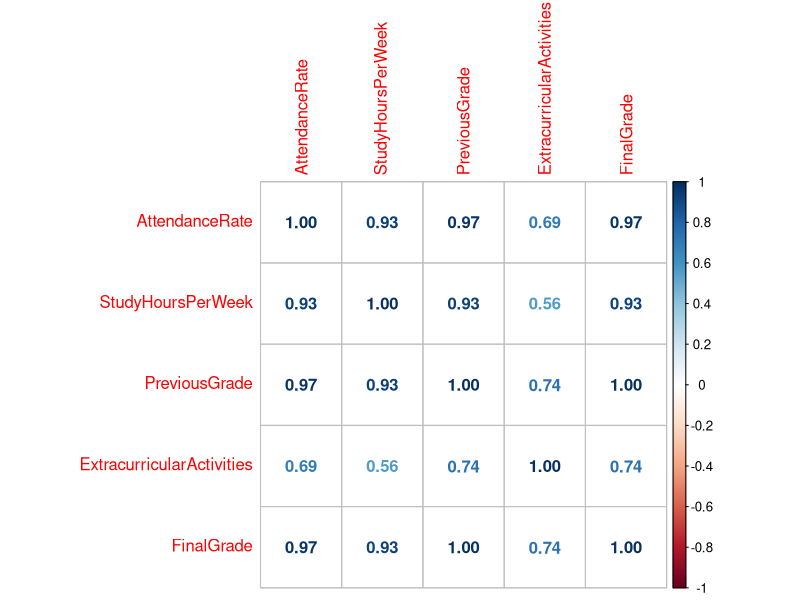
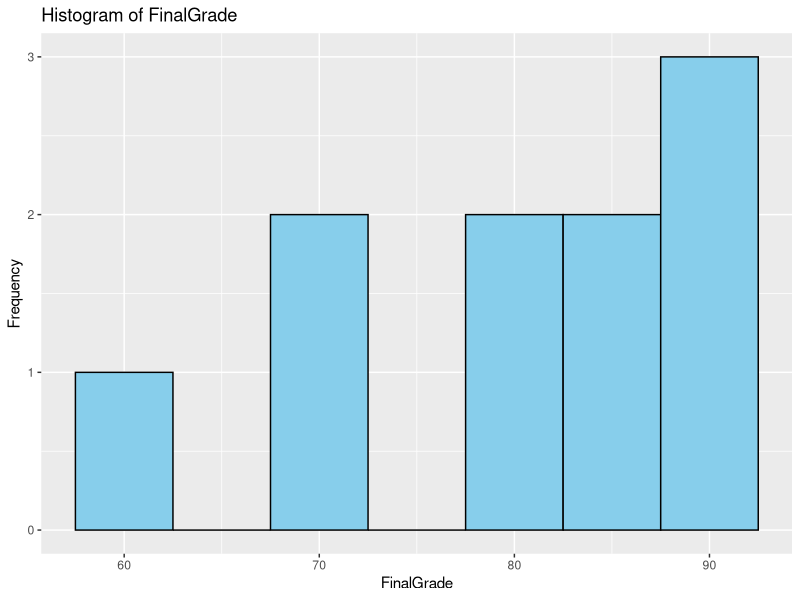
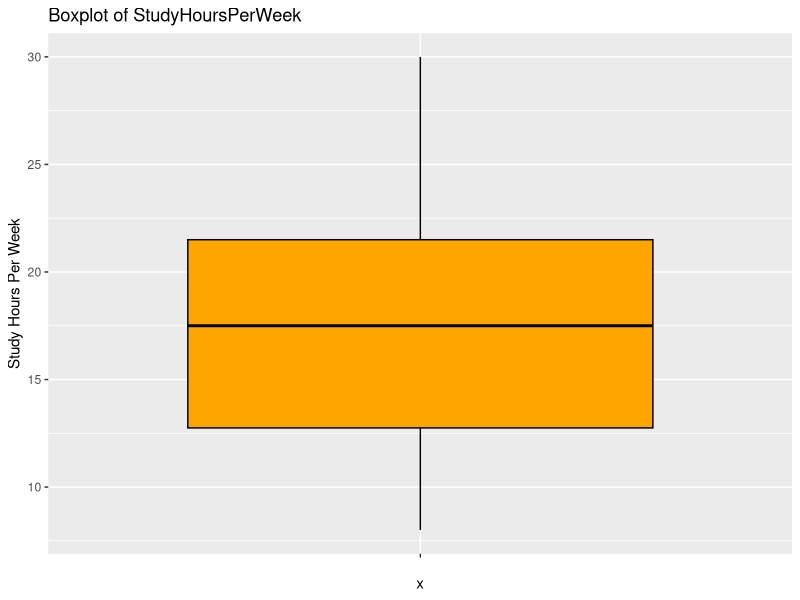
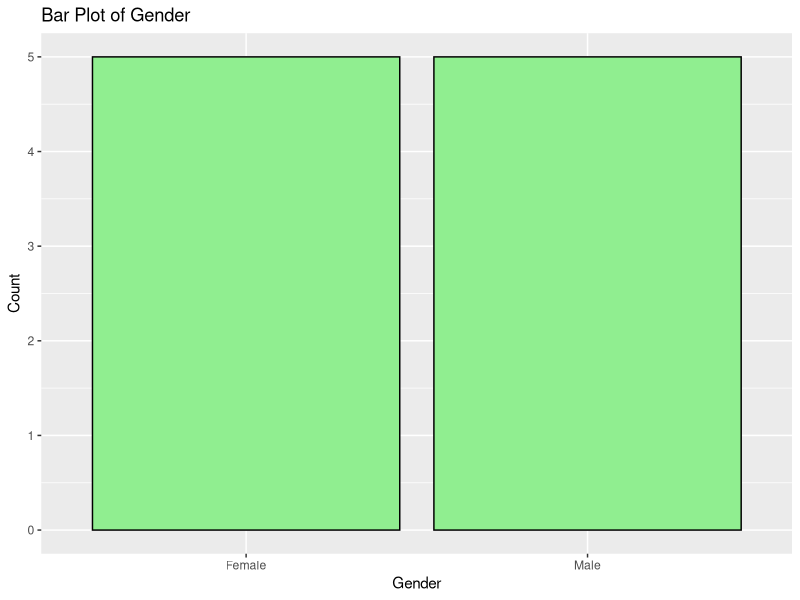
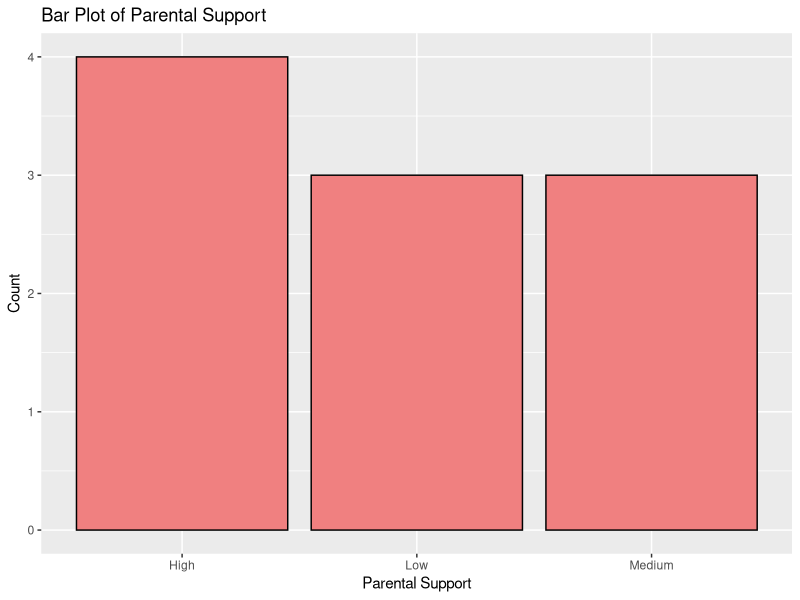
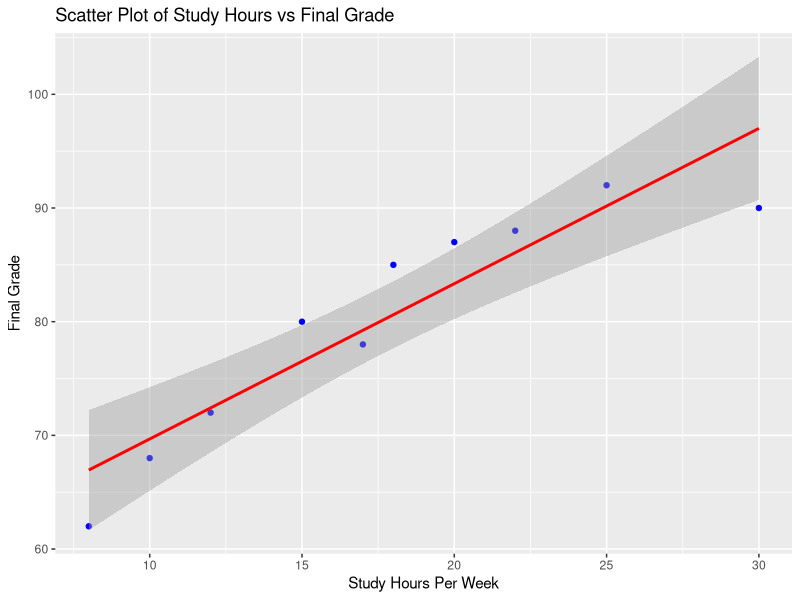
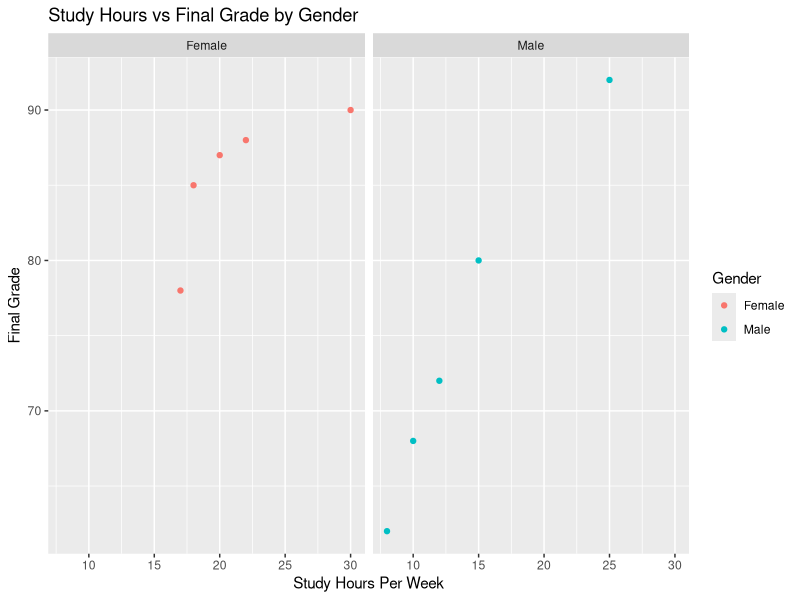
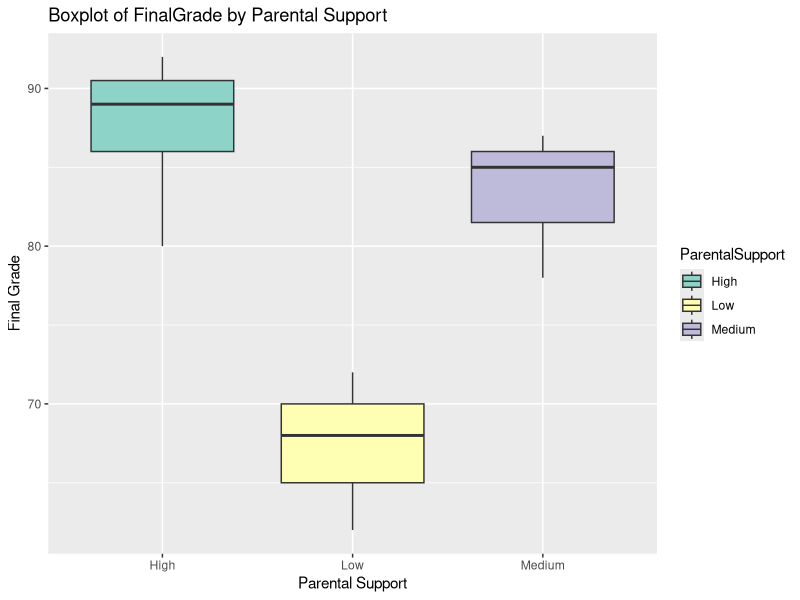

Recreate these plots in R, in order.
# Load dataset
StudentData <- read.csv("data/student_performance.csv", colClasses = c(
  Gender = "factor",
  AttendanceRate = "numeric",
  StudyHoursPerWeek = "numeric",
  PreviousGrade = "numeric",
  ExtracurricularActivities = "numeric",
  ParentalSupport = "factor",
  FinalGrade = "numeric"
))

# Preview structure and data
str(StudentData)
head(StudentData)
View(StudentData)

# Measures of Frequency
# Frequency of Gender
table(StudentData$Gender)

# Frequency of Parental Support levels
table(StudentData$ParentalSupport)

# Measures of Central Tendency
# Central Tendency: Mean & Median
mean(StudentData$AttendanceRate)
median(StudentData$AttendanceRate)

mean(StudentData$StudyHoursPerWeek)
median(StudentData$StudyHoursPerWeek)

mean(StudentData$FinalGrade)
median(StudentData$FinalGrade)

# Mode function (for categorical/factor or numeric variables)
get_mode <- function(v) {
  uniqv <- unique(v)
  uniqv[which.max(tabulate(match(v, uniqv)))]
}

get_mode(StudentData$ParentalSupport)
get_mode(StudentData$Gender)

# Measures of Distribution
# Standard Deviation
sd(StudentData$AttendanceRate)
sd(StudentData$StudyHoursPerWeek)
sd(StudentData$FinalGrade)

# Range
range(StudentData$AttendanceRate)
range(StudentData$StudyHoursPerWeek)
range(StudentData$FinalGrade)

# IQR (Interquartile Range)
IQR(StudentData$AttendanceRate)
IQR(StudentData$StudyHoursPerWeek)
IQR(StudentData$FinalGrade)

# Correlation matrix for numeric predictors and FinalGrade
numeric_vars <- StudentData[, sapply(StudentData, is.numeric)]
cor(numeric_vars)

# Visual correlation plot (optional)
# install.packages("corrplot") if needed
library(corrplot)
corrplot(cor(numeric_vars), method = "number")

# ANOVA to check if FinalGrade differs by Gender
anova_gender <- aov(FinalGrade ~ Gender, data = StudentData)
summary(anova_gender)

# ANOVA to check if FinalGrade differs by Parental Support
anova_parental_support <- aov(FinalGrade ~ ParentalSupport, data = StudentData)
summary(anova_parental_support)

# Post-hoc Tukey's HSD for ParentalSupport
tukey_result <- TukeyHSD(anova_parental_support)
summary(tukey_result)

# Post-hoc Tukey's HSD for Gender (optional, if needed)
tukey_gender <- TukeyHSD(anova_gender)
summary(tukey_gender)

# Load ggplot2 for plotting
library(ggplot2)

# Histogram for FinalGrade (continuous variable)
ggplot(StudentData, aes(x = FinalGrade)) +
  geom_histogram(binwidth = 5, fill = "skyblue", color = "black") +
  labs(title = "Histogram of FinalGrade", x = "FinalGrade", y = "Frequency")

# Boxplot for StudyHoursPerWeek (continuous variable)
ggplot(StudentData, aes(x = "", y = StudyHoursPerWeek)) +
  geom_boxplot(fill = "orange", color = "black") +
  labs(title = "Boxplot of StudyHoursPerWeek", y = "Study Hours Per Week")

# Bar plot for Gender (categorical variable)
ggplot(StudentData, aes(x = Gender)) +
  geom_bar(fill = "lightgreen", color = "black") +
  labs(title = "Bar Plot of Gender", x = "Gender", y = "Count")

# Bar plot for ParentalSupport (categorical variable)
ggplot(StudentData, aes(x = ParentalSupport)) +
  geom_bar(fill = "lightcoral", color = "black") +
  labs(title = "Bar Plot of Parental Support", x = "Parental Support", y = "Count")

# Scatter plot for StudyHoursPerWeek vs FinalGrade (continuous vs continuous)
ggplot(StudentData, aes(x = StudyHoursPerWeek, y = FinalGrade)) +
  geom_point(color = "blue") +
  labs(title = "Scatter Plot of Study Hours vs Final Grade", x = "Study Hours Per Week", y = "Final Grade") +
  geom_smooth(method = "lm", color = "red")  # Adds a linear regression line

# Scatter plot faceted by Gender
ggplot(StudentData, aes(x = StudyHoursPerWeek, y = FinalGrade)) +
  geom_point(aes(color = Gender)) +
  labs(title = "Study Hours vs Final Grade by Gender", x = "Study Hours Per Week", y = "Final Grade") +
  facet_wrap(~ Gender)  # Facets the plot by Gender

# Boxplot for FinalGrade by ParentalSupport
ggplot(StudentData, aes(x = ParentalSupport, y = FinalGrade, fill = ParentalSupport)) +
  geom_boxplot() +
  labs(title = "Boxplot of FinalGrade by Parental Support", x = "Parental Support", y = "Final Grade") +
  scale_fill_brewer(palette = "Set3")

# Load the corrplot package
library(corrplot)

# Select continuous variables for correlation
cont_vars <- StudentData[, c("AttendanceRate", "StudyHoursPerWeek", "PreviousGrade", "FinalGrade")]

# Compute the correlation matrix
cor_matrix <- cor(cont_vars)

# Plot the correlation matrix
corrplot(cor_matrix, method = "circle", type = "upper", tl.col = "black", tl.srt = 45)



